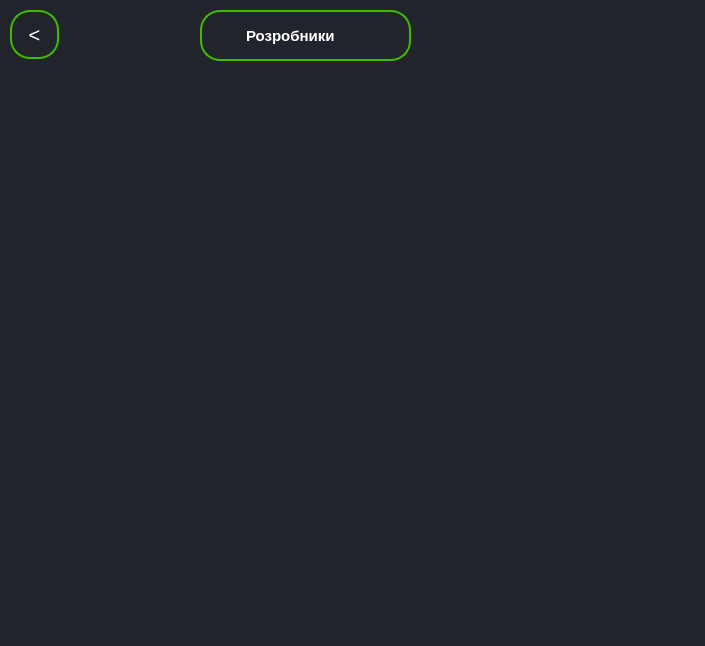
<?xml version="1.0" encoding="UTF-8"?>
<ui version="4.0">
 <class>MainWindow</class>
 <widget class="QMainWindow" name="MainWindow">
  <property name="geometry">
   <rect>
    <x>0</x>
    <y>0</y>
    <width>705</width>
    <height>646</height>
   </rect>
  </property>
  <property name="windowTitle">
   <string>MainWindow</string>
  </property>
  <property name="styleSheet">
   <string notr="true">background-color: rgb(34, 36, 44);</string>
  </property>
  <widget class="QWidget" name="centralwidget">
   <widget class="QPushButton" name="pushButton">
    <property name="geometry">
     <rect>
      <x>10</x>
      <y>10</y>
      <width>49</width>
      <height>49</height>
     </rect>
    </property>
    <property name="font">
     <font>
      <pointsize>-1</pointsize>
     </font>
    </property>
    <property name="styleSheet">
     <string notr="true">QPushButton {
    background-color: rgb(34, 36, 44);
    color: white;
    border-radius: 20px;
    font-size: 20px;
    border: 2px solid rgb(62, 186, 0);
    min-width: 45px;
    min-height: 45px;
}
QPushButton:hover{
	border: 2px solid rgb(255, 0, 0);
}

</string>
    </property>
    <property name="text">
     <string>&lt;</string>
    </property>
   </widget>
   <widget class="QLabel" name="label">
    <property name="geometry">
     <rect>
      <x>200</x>
      <y>10</y>
      <width>211</width>
      <height>51</height>
     </rect>
    </property>
    <property name="font">
     <font>
      <pointsize>11</pointsize>
      <weight>75</weight>
      <bold>true</bold>
     </font>
    </property>
    <property name="styleSheet">
     <string notr="true">QLabel{
	border: 2px solid rgb(62, 186, 0);
	border-radius: 20px;
	color: white;
	font-size: 45;
	padding-left: 40px;
	padding-right: 20px;
}</string>
    </property>
    <property name="text">
     <string>Розробники</string>
    </property>
   </widget>
  </widget>
 </widget>
 <resources/>
 <connections/>
</ui>
